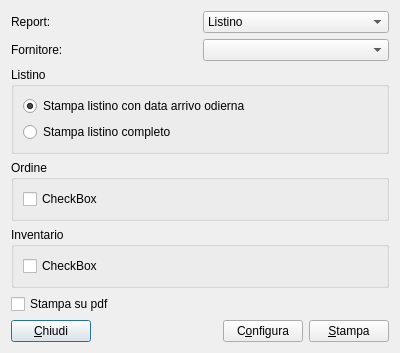
<?xml version="1.0" encoding="UTF-8"?>
<ui version="4.0">
 <class>ReportDlg</class>
 <widget class="QDialog" name="ReportDlg">
  <property name="geometry">
   <rect>
    <x>0</x>
    <y>0</y>
    <width>400</width>
    <height>350</height>
   </rect>
  </property>
  <property name="windowTitle">
   <string>Stampa</string>
  </property>
  <layout class="QVBoxLayout" name="verticalLayout_2">
   <item>
    <layout class="QHBoxLayout" name="horizontalLayout_2">
     <item>
      <widget class="QLabel" name="label">
       <property name="text">
        <string>Report:</string>
       </property>
      </widget>
     </item>
     <item>
      <widget class="QComboBox" name="reportComboBox">
       <item>
        <property name="text">
         <string>Listino</string>
        </property>
       </item>
       <item>
        <property name="text">
         <string>Ordine</string>
        </property>
       </item>
       <item>
        <property name="text">
         <string>Inventario</string>
        </property>
       </item>
      </widget>
     </item>
    </layout>
   </item>
   <item>
    <layout class="QHBoxLayout" name="horizontalLayout_3">
     <item>
      <widget class="QLabel" name="label_2">
       <property name="text">
        <string>Fornitore:</string>
       </property>
      </widget>
     </item>
     <item>
      <widget class="QComboBox" name="fornitoreComboBox"/>
     </item>
    </layout>
   </item>
   <item>
    <widget class="QGroupBox" name="listinoGroupBox">
     <property name="title">
      <string>Listino</string>
     </property>
     <layout class="QVBoxLayout" name="verticalLayout">
      <item>
       <widget class="QRadioButton" name="listinoPrintCurrentDate">
        <property name="text">
         <string>Stampa listino con data arrivo odierna</string>
        </property>
        <property name="checked">
         <bool>true</bool>
        </property>
       </widget>
      </item>
      <item>
       <widget class="QRadioButton" name="listinoPrintAll">
        <property name="text">
         <string>Stampa listino completo</string>
        </property>
       </widget>
      </item>
     </layout>
    </widget>
   </item>
   <item>
    <widget class="QGroupBox" name="ordineGroupBox">
     <property name="title">
      <string>Ordine</string>
     </property>
     <layout class="QVBoxLayout" name="verticalLayout_3">
      <item>
       <widget class="QCheckBox" name="checkBox">
        <property name="text">
         <string>CheckBox</string>
        </property>
       </widget>
      </item>
     </layout>
    </widget>
   </item>
   <item>
    <widget class="QGroupBox" name="inventarioGroupBox">
     <property name="title">
      <string>Inventario</string>
     </property>
     <layout class="QVBoxLayout" name="verticalLayout_4">
      <item>
       <widget class="QCheckBox" name="checkBox_2">
        <property name="text">
         <string>CheckBox</string>
        </property>
       </widget>
      </item>
     </layout>
    </widget>
   </item>
   <item>
    <widget class="QCheckBox" name="pdfCheckBox">
     <property name="text">
      <string>Stampa su pdf</string>
     </property>
    </widget>
   </item>
   <item>
    <layout class="QHBoxLayout" name="horizontalLayout">
     <item>
      <widget class="QPushButton" name="closeButton">
       <property name="text">
        <string>&amp;Chiudi</string>
       </property>
      </widget>
     </item>
     <item>
      <spacer name="horizontalSpacer">
       <property name="orientation">
        <enum>Qt::Horizontal</enum>
       </property>
       <property name="sizeHint" stdset="0">
        <size>
         <width>40</width>
         <height>20</height>
        </size>
       </property>
      </spacer>
     </item>
     <item>
      <widget class="QPushButton" name="configButton">
       <property name="text">
        <string>C&amp;onfigura</string>
       </property>
      </widget>
     </item>
     <item>
      <widget class="QPushButton" name="printButton">
       <property name="text">
        <string>&amp;Stampa</string>
       </property>
      </widget>
     </item>
    </layout>
   </item>
  </layout>
 </widget>
 <resources/>
 <connections>
  <connection>
   <sender>closeButton</sender>
   <signal>clicked()</signal>
   <receiver>ReportDlg</receiver>
   <slot>close()</slot>
   <hints>
    <hint type="sourcelabel">
     <x>94</x>
     <y>335</y>
    </hint>
    <hint type="destinationlabel">
     <x>260</x>
     <y>89</y>
    </hint>
   </hints>
  </connection>
  <connection>
   <sender>printButton</sender>
   <signal>clicked()</signal>
   <receiver>ReportDlg</receiver>
   <slot>print()</slot>
   <hints>
    <hint type="sourcelabel">
     <x>389</x>
     <y>335</y>
    </hint>
    <hint type="destinationlabel">
     <x>293</x>
     <y>110</y>
    </hint>
   </hints>
  </connection>
  <connection>
   <sender>configButton</sender>
   <signal>clicked()</signal>
   <receiver>ReportDlg</receiver>
   <slot>launchConfigDlg()</slot>
   <hints>
    <hint type="sourcelabel">
     <x>260</x>
     <y>322</y>
    </hint>
    <hint type="destinationlabel">
     <x>257</x>
     <y>339</y>
    </hint>
   </hints>
  </connection>
  <connection>
   <sender>reportComboBox</sender>
   <signal>currentTextChanged(QString)</signal>
   <receiver>ReportDlg</receiver>
   <slot>showOptions(QString)</slot>
   <hints>
    <hint type="sourcelabel">
     <x>287</x>
     <y>24</y>
    </hint>
    <hint type="destinationlabel">
     <x>395</x>
     <y>22</y>
    </hint>
   </hints>
  </connection>
 </connections>
 <slots>
  <slot>print()</slot>
  <slot>launchConfigDlg()</slot>
  <slot>showOptions(QString)</slot>
 </slots>
</ui>
